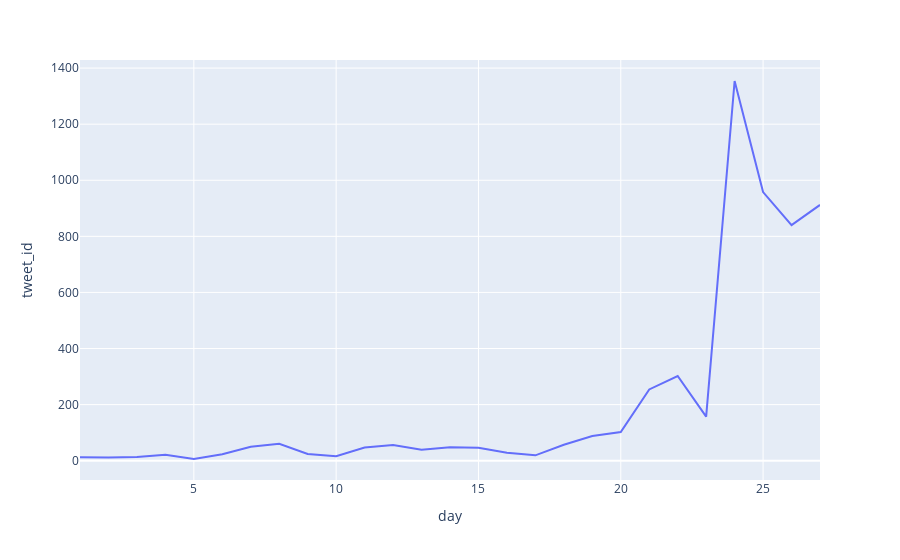

The notebook cell saved with this chart:
### Code cell
#data = data[data.retweet_count>=10]
tmp = data[data["month"]==2].groupby("day")["tweet_id"].count().reset_index()
display(tmp)
fig = px.line(tmp, x='day', y="tweet_id")
fig.show()

### Figure 1 — Plotly figure (JSON) as saved in the notebook; plotly's stock layout.template omitted (floating-point values rounded to 4 significant figures)
{"data": [{"hovertemplate": "day=%{x}<br>tweet_id=%{y}<extra></extra>", "legendgroup": "", "line": {"color": "#636efa", "dash": "solid"}, "marker": {"symbol": "circle"}, "mode": "lines", "name": "", "orientation": "v", "showlegend": false, "type": "scatter", "x": [1, 2, 3, 4, 5, 6, 7, 8, 9, 10, 11, 12, 13, 14, 15, 16, 17, 18, 19, 20, 21, 22, 23, 24, 25, 26, 27], "xaxis": "x", "y": [12, 11, 13, 21, 6, 23, 50, 60, 24, 16, 47, 56, 39, 48, 46, 28, 19, 57, 88, 102, 254, 302, 157, 1354, 958, 840, 912], "yaxis": "y"}], "layout": {"legend": {"tracegroupgap": 0}, "margin": {"t": 60}, "xaxis": {"anchor": "y", "domain": [0, 1], "title": {"text": "day"}}, "yaxis": {"anchor": "x", "domain": [0, 1], "title": {"text": "tweet_id"}}}}
